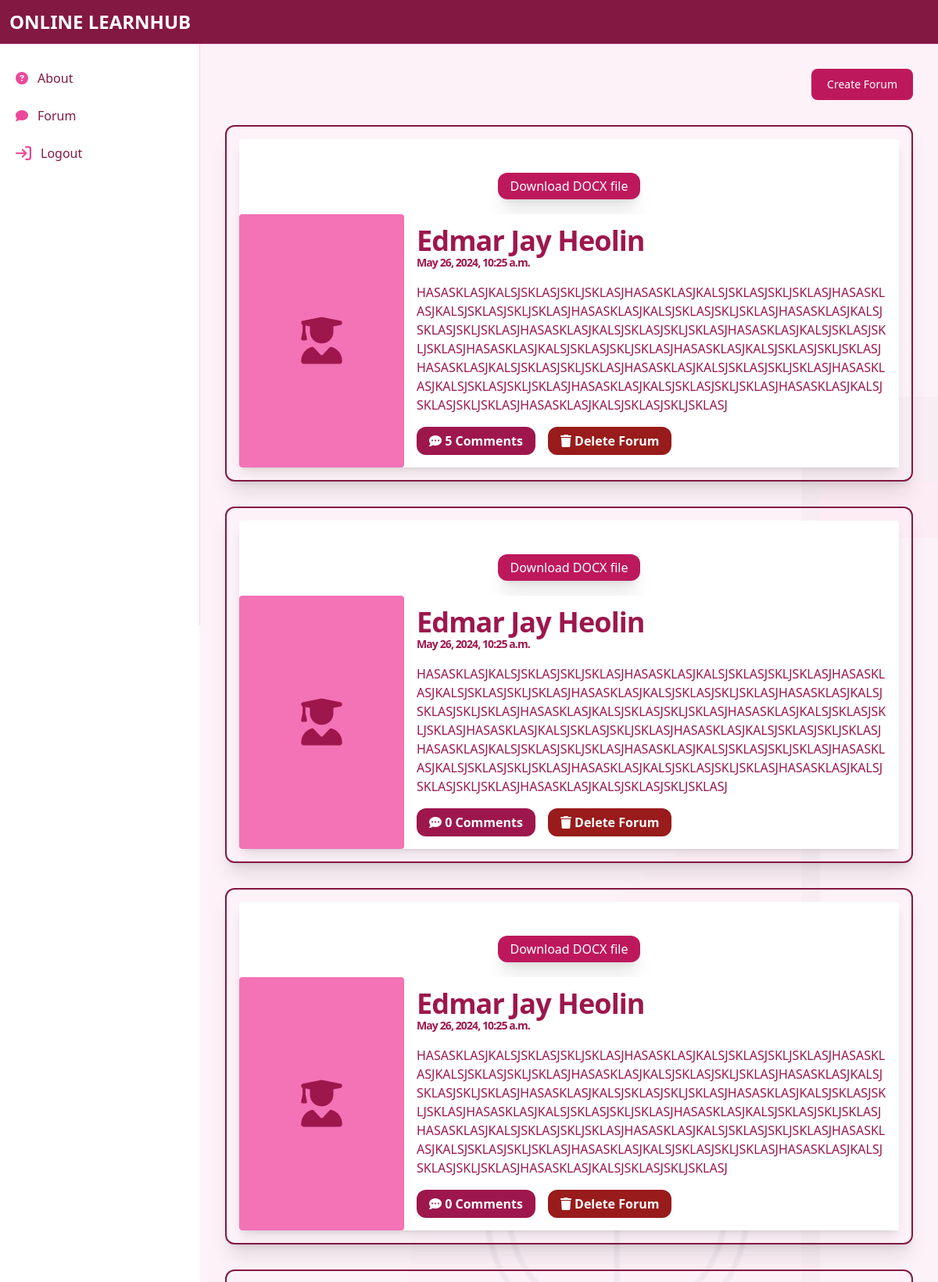
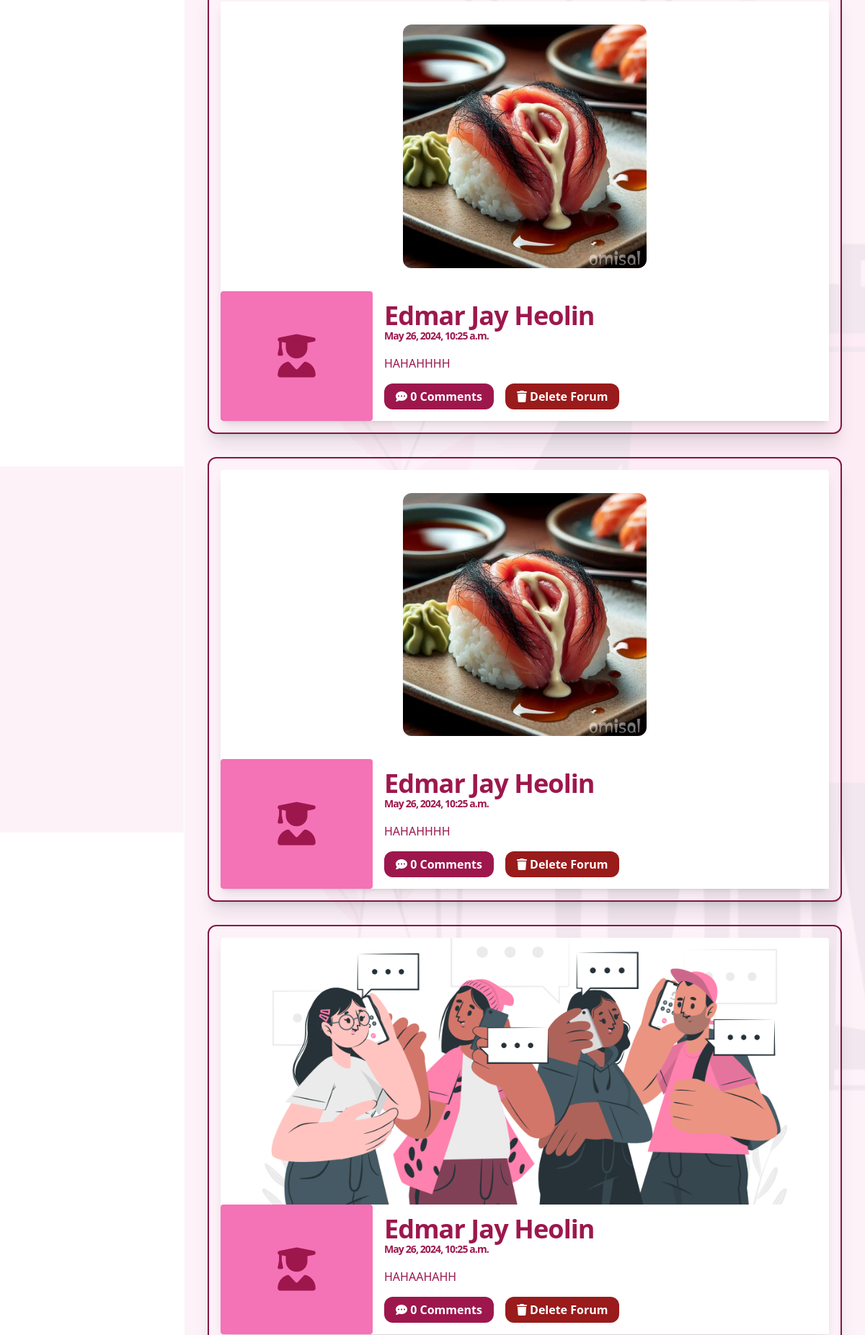
Screenshot of /instructor_forum (signed in, upper part) with the database file from the repository (2 pictures, top to bottom).
### users/models.py (models this page shows)
class Forum(models.Model):
    title = models.CharField(max_length=10000)
    file = models.FileField(
        upload_to='media/announcement',
        validators=[
            FileExtensionValidator(allowed_extensions=['png', 'jpeg', 'jpg', 'pdf', 'word', 'ppt', 'xlsx', 'csv', 'gif'])
        ],
        null=True,  # Allow null values
        blank=True  # Also allow empty values (in forms)
    )
    upload_date = models.DateTimeField(default=now)
    description = models.TextField()
    uploader = models.ForeignKey(User, on_delete=models.CASCADE)

### users/views.py (the view, shortened to what this page needs)
# urls.py: path('instructor_forum', views.instructor_forum, name='instructor_forum'),
@login_required(login_url='/login')
def instructor_forum(request):
    authenticated_user = request.user
    students = User.objects.filter(last_name='Student')
    forums = Forum.objects.filter(uploader=authenticated_user).annotate(comment_count=Count('comments')).order_by('-id')
    comments_lists = Comments.objects.all().order_by('comment_date')
    context = {
        'students': students,
        'authenticated_user': authenticated_user,
        'forums': forums,
        'comments_lists': comments_lists,
    }
    return render(request, 'instructor/forum.html', context)

### users/templates/instructor/forum.html (shortened to what this page needs)
{% load static tailwind_tags %}<!DOCTYPE html>
<html lang="en">
	<head>
		<link
			rel="stylesheet"
			href="https://cdnjs.cloudflare.com/ajax/libs/font-awesome/6.5.2/css/all.min.css" />
		<link
			href="https://cdnjs.cloudflare.com/ajax/libs/flowbite/2.3.0/flowbite.min.css"
			rel="stylesheet" />
		<link
			rel="stylesheet"
			href="{% static 'css/style.css' %}" />
		{% tailwind_css %}
	</head>
	<body class="bg">
		{% include 'includes/instructor_sidebar.html' %}
		<div class="p-2 sm:p-4 sm:ml-64 py-24 bg-pink-50/95 h-full">
			<div class="p-4 mt-14">
				<div class="flex justify-end text-white mb-2">
					<button
						data-modal-target="authentication-modal"
						data-modal-toggle="authentication-modal"
						class="flextext-white bg-pink-700 hover:bg-pink-800 focus:ring-4 focus:outline-none focus:ring-pink-300 font-medium rounded-lg text-sm px-5 py-2.5 text-center"
						type="button">
						Create Forum
					</button>
				</div>
				{% for forum in forums %}
				<div class="mx-auto flex items-center justify-center overflow-hidden border-2 rounded-xl border-pink-900 p-4 my-8 shadow-xl">
					<div class="flex flex-col w-full bg-white rounded shadow-lg">
						<div class="w-full h-fit bg-top bg-cover rounded-t">
							{% if forum.file %}
								{% with file_extension=forum.file.name|lower|slice:"-4:" %}
									{% if file_extension == '.png' or file_extension == '.jpg' or file_extension == '.jpeg' or file_extension == '.gif' %}
										<center>
											<img src="{{ forum.file.url }}" alt="Attached image" width="40%" class="my-8 rounded-xl" />
										</center>
									{% elif file_extension == '.pdf' or file_extension == '.ppt' or file_extension == 'pptx' or file_extension == '.doc' or file_extension == '.docx' %}
										<center>
											<a href="{{ forum.file.url }}" download class="my-8 rounded-xl bg-pink-700 text-white py-1.5 px-4 text-left shadow-xl hover:scale-110 duration-300">Download {{ file_extension|slice:1|upper }} file</a>
										</center>
									{% else %}
										<center>
											<br><br>
											<a href="{{ forum.file.url }}" download class="my-12 rounded-xl bg-pink-700 text-white py-1.5 px-4 text-left shadow-xl hover:scale-110 duration-300">Download {{ file_extension|slice:100|upper }} file</a>
										<br><br></center>
									{% endif %}
								{% endwith %}
								{% else %}
								<img
									src="{% static 'img/forum.png' %}" draggable="false"
									alt="" />
							{% endif %}
						</div>
						<div class="flex flex-col w-full md:flex-row bg-white">
							<div
								class="flex flex-row justify-around p-4 font-bold leading-none text-pink-800 uppercase bg-pink-400 rounded md:flex-col md:items-center md:justify-center md:w-1/4">
								<i class="fas fa-user-graduate text-6xl"></i>
							</div>
							<div class="p-4 font-normal text-pink-800 md:w-3/4">
								<h1 class="mb-4 text-4xl font-bold leading-none tracking-tight text-pink-800">
									{{forum.uploader.first_name}}
									<br />
									<p class="text-sm">{{forum.upload_date}}</p>
								</h1>
								<p class="leading-normal break-all">{{forum.description}}</p>
								<div class="flex flex-row items-center mt-4 text-pink-700">
									<div class="w-fit bg-pink-800 py-1.5 px-4 rounded-xl hover:scale-110 hover:shadow-xl duration-300">
										<a
											href="{% url 'forum_page1' %}?forum_id={{ forum.id }}"
											class="text-md font-semibold text-white hover:text-pink-200 hover:scale-105 duration-300">
											<i class="fa-solid fa-comment-dots"></i>
											{{ forum.comment_count }} Comments
										</a>
									</div>
									<div class="w-fit bg-red-800 py-1.5 px-4 mx-4 rounded-xl hover:scale-110 hover:shadow-xl duration-300">
										<a
											href="{% url 'deleteforum' forum.id %}"
											class="text-md font-semibold text-white hover:text-red-200 hover:scale-105 duration-300">
											<i class="fa fa-trash" aria-hidden="true"></i> Delete Forum
										</a>
									</div>
								</div>
							</div>
						</div>
					</div>
				</div>
				{% endfor %}
			</div>
		</div>
	</body>
</html>

### users/static/css/style.css (style rules this page uses)
.bg { background-image: linear-gradient(to bottom right, rgba(17, 24, 39, 0), rgba(17, 24, 39, 0)), url('../img/bg.png'); background-size: cover; background-repeat: no-repeat; background-attachment: fixed; }

### rows the page displays
Forum: file "DOCX", uploader.first_name "Edmar Jay Heolin", upload_date "May 26, 2024, 10:25 a.m.", description "HASASKLASJKALSJSKLASJSKLJSKLASJHASASKLASJKALSJSKLASJSKLJSKLASJHASASKLASJKALSJSKLASJSKLJSKLASJHASASKLASJKALSJSKLASJSKLJSKLASJHASASKLASJKALSJSKLASJSKLJSKLASJHASASKLASJKALSJSKLASJSKLJSKLASJHASASKLASJKALSJSKLASJSKLJSKLASJHASASKLASJKALSJSKLASJSKLJSKLASJHASASKLASJKALSJSKLASJSKLJSKLASJHASASKLASJKALSJSKLASJSKLJSKLASJHASASKLASJKALSJSKLASJSKLJSKLASJHASASKLASJKALSJSKLASJSKLJSKLASJHASASKLASJKALSJSKLASJSKLJSKLASJHASASKLASJKALSJSKLASJSKLJSKLASJHASASKLASJKALSJSKLASJSKLJSKLASJ", comment_count "5"
Forum: file "DOCX", uploader.first_name "Edmar Jay Heolin", upload_date "May 26, 2024, 10:25 a.m.", description "HASASKLASJKALSJSKLASJSKLJSKLASJHASASKLASJKALSJSKLASJSKLJSKLASJHASASKLASJKALSJSKLASJSKLJSKLASJHASASKLASJKALSJSKLASJSKLJSKLASJHASASKLASJKALSJSKLASJSKLJSKLASJHASASKLASJKALSJSKLASJSKLJSKLASJHASASKLASJKALSJSKLASJSKLJSKLASJHASASKLASJKALSJSKLASJSKLJSKLASJHASASKLASJKALSJSKLASJSKLJSKLASJHASASKLASJKALSJSKLASJSKLJSKLASJHASASKLASJKALSJSKLASJSKLJSKLASJHASASKLASJKALSJSKLASJSKLJSKLASJHASASKLASJKALSJSKLASJSKLJSKLASJHASASKLASJKALSJSKLASJSKLJSKLASJHASASKLASJKALSJSKLASJSKLJSKLASJ", comment_count "0"
Forum: file "DOCX", uploader.first_name "Edmar Jay Heolin", upload_date "May 26, 2024, 10:25 a.m.", description "HASASKLASJKALSJSKLASJSKLJSKLASJHASASKLASJKALSJSKLASJSKLJSKLASJHASASKLASJKALSJSKLASJSKLJSKLASJHASASKLASJKALSJSKLASJSKLJSKLASJHASASKLASJKALSJSKLASJSKLJSKLASJHASASKLASJKALSJSKLASJSKLJSKLASJHASASKLASJKALSJSKLASJSKLJSKLASJHASASKLASJKALSJSKLASJSKLJSKLASJHASASKLASJKALSJSKLASJSKLJSKLASJHASASKLASJKALSJSKLASJSKLJSKLASJHASASKLASJKALSJSKLASJSKLJSKLASJHASASKLASJKALSJSKLASJSKLJSKLASJHASASKLASJKALSJSKLASJSKLJSKLASJHASASKLASJKALSJSKLASJSKLJSKLASJHASASKLASJKALSJSKLASJSKLJSKLASJ", comment_count "0"
Forum: file (picture), uploader.first_name "Edmar Jay Heolin", upload_date "May 26, 2024, 10:25 a.m.", description "HAHAHHHH", comment_count "0"
Forum: file (picture), uploader.first_name "Edmar Jay Heolin", upload_date "May 26, 2024, 10:25 a.m.", description "HAHAHHHH", comment_count "0"
Forum: uploader.first_name "Edmar Jay Heolin", upload_date "May 26, 2024, 10:25 a.m.", description "HAHAAHAHH", comment_count "0"
